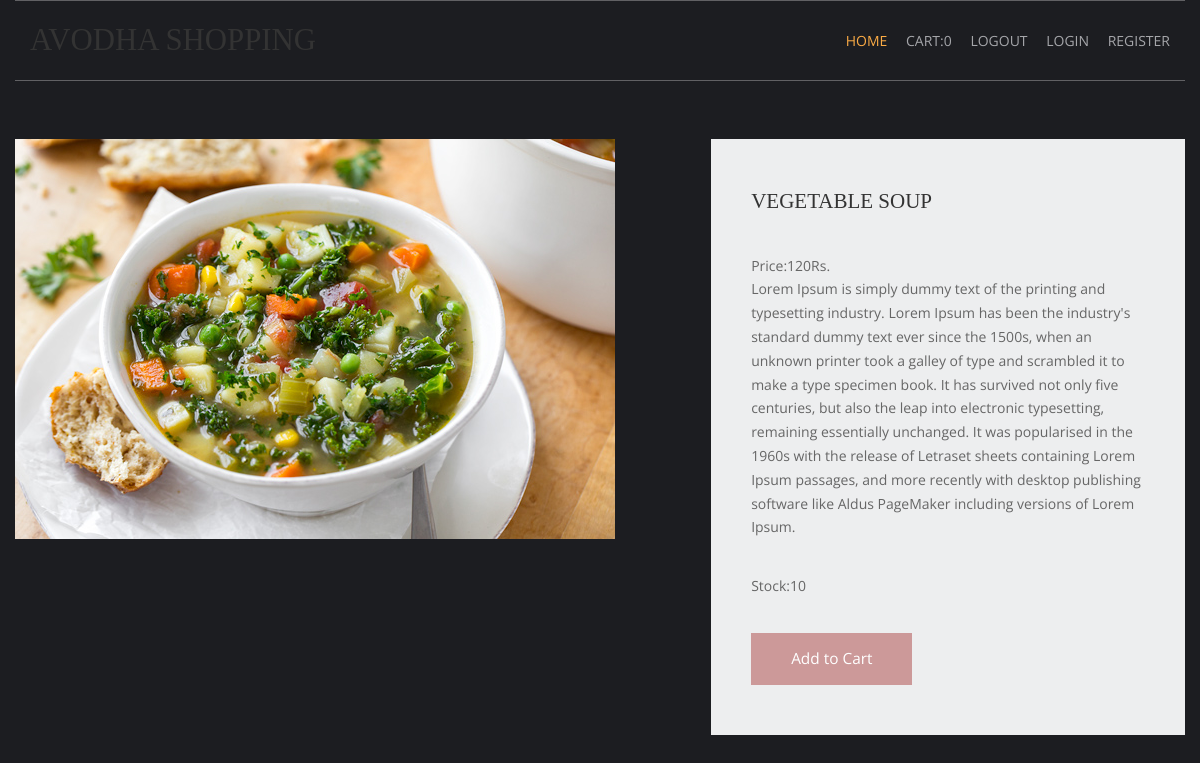
The app's page /vegetable-recipes/vegetable-soup with its own data.
### shop/models.py (models this page shows, shortened)
class product(models.Model):
    name=models.CharField(max_length=250,unique=True)
    slug=models.SlugField(max_length=250,unique=True)
    img=models.ImageField(upload_to='product')
    desc=models.TextField()
    stock=models.IntegerField()
    available=models.BooleanField()
    price=models.IntegerField()
    category=models.ForeignKey(categ,on_delete=models.CASCADE)

### shop/views.py (the view)
# urls.py: path('<slug:c_slug>/<slug:product_slug>',views.prodDetails,name='details'),
def prodDetails(request,c_slug,product_slug):
    try:
        prod=product.objects.get(category__slug=c_slug,slug=product_slug)
    except Exception as e:
        raise e
    return render(request,'item.html',{'pr':prod})

### cart/context_processor.py (called while the page is built)
def count(request):
    item_count=0
    if 'admin' in request.path:
        return{}
    else:
        try:
            ct=cartlist.objects.filter(cart_id=c_id(request))
            cti=items.objects.all().filter(cart=ct[:1])
            for c in cti:
                item_count+=c.quan
        except cartlist.DoesNotExist:
            item_count=0
        return dict(itc=item_count)

### cart/views.py (called while the page is built)
def c_id(request):
    ct_id=request.session.session_key
    if not ct_id:
        ct_id=request.session.create()
    return ct_id

### templates/item.html (shortened to what this page needs)
{% extends 'base.html' %}
{% load static %}
{% block content %}
<html lang="en">
<head>
    <link href="{% static 'pr/fontawesome/css/all.min.css' %}" rel="stylesheet" />
    <link href="{% static 'pr/css/templatemo-comparto.css' %}" rel="stylesheet" />
</head>
<body>
    <br><br>
        <section class="tm-mb-1" id="about">
            <div class="tm-row tm-about-row">
                <div class="tm-section-1-l">
                    <img src="{{pr.img.url}}" alt="About image" class="tm-img-responsive">
                </div>
                <article class="tm-section-1-r tm-bg-color-8">
                    <h2 class="tm-mb-2 tm-title-color">{{pr.name}}</h2>
                    <p>Price:{{pr.price}}Rs.<br>{{pr.desc}}</p>
                    <p>Stock:{{pr.stock}}</p>
                    {% if pr.stock <= 0 %}
                    <h1 style="color:red">Sorry No stock left</h1>
                    {% else %}
                    <a href="{% url 'addcart' pr.id %}" class="tm-btn tm-btn-1 tm-link-to-services">Add to Cart</a>
                {% endif %}
                </article>
            </div>
        </section>
</body>
</html>
{% endblock %}

### templates/base.html (shortened to what this page needs)
{% load static %}
<html lang="">
<head>
<link href="{% static 'hm/layout/styles/layout.css' %}" rel="stylesheet" type="text/css" media="all">
</head>
<body id="top">
  <div class="wrapper row1">
    <header id="header" class="hoc clear">
      <div id="logo" class="fl_left">
        <h1><a href="/">AVODHA SHOPPING</a></h1>
      </div>
      <nav id="mainav" class="fl_right">
        <ul class="clear">
          <li class="active"><a href="/">Home</a></li>
          <li><a class="active" href="{% url 'cartDetails' %}">cart:{{itc}}</a></li>
          <li><a class="active" href="#">Logout</a></li>
          <li><a class="active" href="#">Login</a></li>
          <li><a class="active" href="#">Register</a></li>
        </ul>
      </nav>
    </header>
  </div>
{% block content %}
{% endblock %}
</body>
</html>

### static/hm/layout/styles/layout.css (style rules this page uses)
.row1 { border:solid; border-width:1px 0; }
#header #logo { margin:22px 0 0 0; }
#header #logo h1 { margin:0; padding:0; font-size:2.2rem; text-transform:uppercase; }
*, *::before, *::after { transition:all .3s ease-in-out; }
nav ul, nav ol { margin:0; padding:0; list-style:none; }
#mainav, #breadcrumb, .sidebar nav { line-height:normal; }
#mainav ul { text-transform:uppercase; }
#mainav li { display:inline-block; position:relative; margin:0 15px 0 0; padding:0; }
#mainav li:last-child { margin-right:0; }
#mainav li a { display:block; padding:30px 0; }
body { color:#A5A6AA; background-color:#1C1D21; }
a { color:#FBAB45; }
.row1 { border-color:rgba(255,255,255,.3); }
#header #logo h1 a { color:inherit; }
#mainav li a { color:inherit; }
#mainav .active a, #mainav a:hover, #mainav li:hover > a { color:#FBAB45; background-color:inherit; }
@media screen and (min-width:1140px) { .hoc { max-width:1140px; } }

### static/pr/css/templatemo-comparto.css (style rules this page uses)
*, *::before, *::after { box-sizing: border-box; outline: none; }
ul, h1, h2, h3, h4, p, figure { padding: 0; margin: 0; }
body { font-family: 'Open Sans', Arial, sans-serif; font-size: 18px; overflow-x: hidden; padding-left: 15px; padding-right: 15px; margin: 0; }
h2 { font-size: 1.5rem; }
a { transition: all 0.3s ease; text-decoration: none; }
p { color: #666; line-height: 1.7; margin-bottom: 35px; }
h1, h2, h3, h4, h5, h6 { color: #333; }
.tm-mb-1 { margin-bottom: 20px; }
.tm-mb-2 { margin-bottom: 40px; }
.tm-bg-color-8 { background-color: #EDEEEF; }
.tm-img-responsive { max-width: 100%; height: auto; }
.tm-section-1-l { width: 57.85%; margin-right: 1.65%; }
.tm-section-1-r { padding: 50px 40px; width: 40.5%; }
.tm-row { display: flex; }
.tm-btn { display: inline-block; padding: 15px 40px; font-size: 1.1rem; border: none; background-color: #CC9999; color: white; }
a { color: #666; }

### static/hm/layout/styles/framework.css (style rules this page uses)
html { overflow-y:scroll; overflow-x:hidden; }
html, body { margin:0; padding:0; font-size:14px; line-height:1.6em; }
*, *::before, *::after { box-sizing:border-box; }
.clear, .group { display:block; }
.clear::before, .clear::after, .group::before, .group::after { display:table; content:""; }
.clear, .clear::after, .group, .group::after { clear:both; }
a { outline:none; text-decoration:none; }
.fl_left, .imgl { float:left; }
.fl_right, .imgr { float:right; }
img { width:auto; max-width:100%; height:auto; margin:0; padding:0; border:none; line-height:normal; vertical-align:middle; }
body, input, textarea, select { font-family:Verdana, Geneva, sans-serif; }
h1, h2, h3, h4, h5, h6, .heading { font-family:Georgia, "Times New Roman", Times, serif; }
::placeholder { opacity:1; }
h1, h2, h3, h4, h5, h6, .heading { margin:0 0 20px 0; font-size:1.4rem; line-height:normal; font-weight:normal; text-transform:uppercase; }
.wrapper { display:block; position:relative; width:100%; margin:0; padding:0; text-align:left; word-wrap:break-word; }
.hoc { display:block; margin:0 auto; }
address, article, aside, figcaption, figure, footer, header, main, nav, section { display:block; margin:0; padding:0; }

### records on screen
product: img (picture), name "VEGETABLE SOUP", price "120", desc "Lorem Ipsum is simply dummy text of the printing and typesetting industry. Lorem Ipsum has been the industry's standard dummy text ever since the 1500s, when an unknown printer took a galley of type and scrambled it to make a type specimen book. It has survived not only five centuries, but also the leap into electronic typesetting, remaining essentially unchanged. It was popularised in the 1960s with the release of Letraset sheets containing Lorem Ipsum passages, and more recently with desktop publishing software like Aldus PageMaker including versions of Lorem Ipsum.", stock "10"

### other values on screen
{{ itc }} "0"
